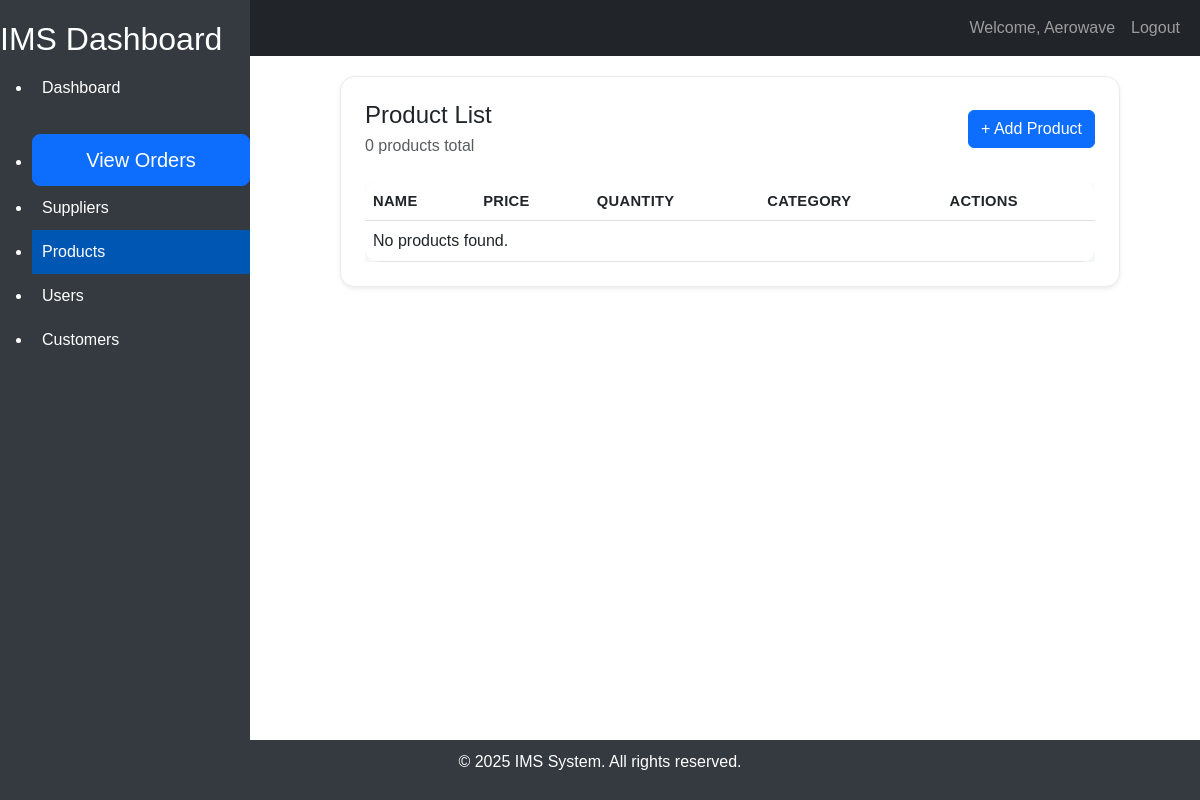
The app's page /products/products/ (signed in), older data.
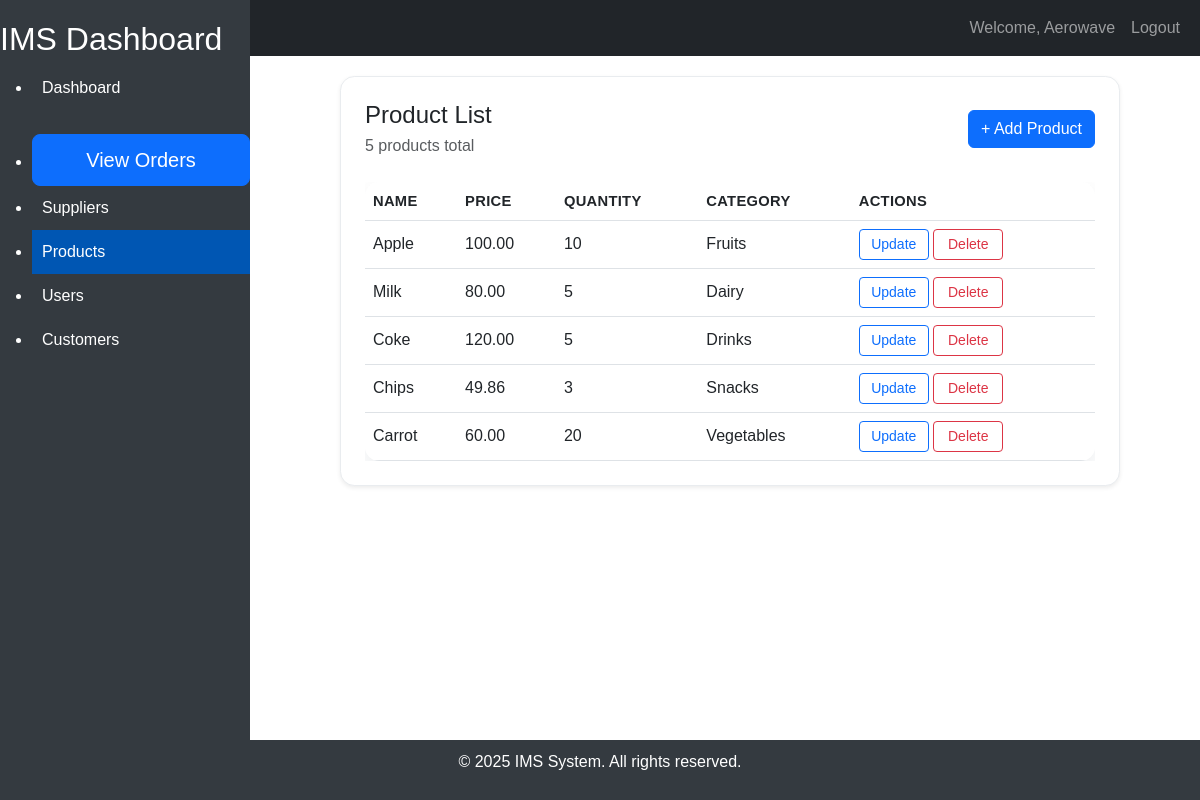
The same page, newer data.
### product/models.py (models this page shows, shortened)
class Product(models.Model):
    id = models.AutoField(primary_key=True)
    name = models.CharField(max_length = 100)
    description = models.TextField(blank=True, null=True)
    created_at = models.DateTimeField(auto_now_add=True)
    expiry_date = models.DateTimeField(auto_now_add=True)
    price = models.DecimalField(max_digits=10, decimal_places=2)
    quantity = models.PositiveIntegerField(default=0)
    category = models.CharField(max_length=100)
    class Meta:
        db_table = "products"
        verbose_name = 'Product'
        verbose_name_plural = 'Products'

### product/views.py (the view)
# urls.py: path('products/', ProductListView.as_view(), name='product-list'),
class ProductListView(SessionLoginRequiredMixin, ListView):
    model = Product
    template_name = "product_list.html"
    context_object_name = "products"

### home/mixins.py (called while the page is built)
    def dispatch(self, request, *args, **kwargs):
        if not request.session.get("user_id"):
            return redirect_to_login(request.get_full_path(), "login")
        return super().dispatch(request, *args, **kwargs)

### product/template/product_list.html
{% extends "home/base.html" %}
{% block content %}
<div class="app-card shadow-sm p-4">
    <div class="section-header d-flex justify-content-between mb-4">
        <div>
            <h2 class="h4 mb-1">Product List</h2>
            <span class="text-muted">{{ products|length }} product{{ products|length|pluralize }} total</span>
        </div>
        <a href="{% url 'product-create' %}" class="btn btn-primary">+ Add Product</a>
    </div>
    <div class="table-responsive">
<table class="table table-hover app-table mb-0">
    <thead>
        <tr><th>Name</th><th>Price</th><th>Quantity</th><th>Category</th><th>Actions</th></tr>
    </thead>
    <tbody>
        {% for product in products %}
        <tr>
            <td data-label="Name">{{ product.name }}</td><td data-label="Price">{{ product.price }}</td><td data-label="Quantity">{{ product.quantity }}</td><td data-label="Category">{{ product.category }}</td>
            <td data-label="Actions"><a href="{% url 'product-update' product.pk %}" class="btn btn-sm btn-outline-primary">Update</a> <a href="{% url 'product-delete' product.pk %}" class="btn btn-sm btn-outline-danger">Delete</a></td>
        </tr>
        {% empty %}
        <tr><td colspan="5">No products found.</td></tr>
        {% endfor %}
    </tbody>
</table>
    </div>
</div>
{% endblock %}

Row changes from the older to the newer data that the page shows:
added Product: name "Apple", price "100.00", quantity "10", category "Fruits"
added Product: name "Milk", price "80.00", quantity "5", category "Dairy"
added Product: name "Coke", price "120.00", quantity "5", category "Drinks"
added Product: name "Chips", price "49.86", quantity "3", category "Snacks"
added Product: name "Carrot", price "60.00", quantity "20", category "Vegetables"
Text that changed along with them:
{{ products|length }}: "0" → "5"
text no longer shown: "No products found."
